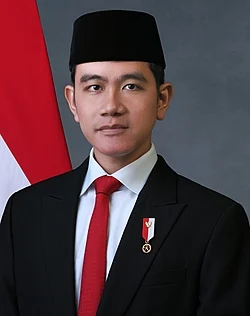
#> input picture XIIA/Week 4.2 Image Drawing (Image Editing)/gibran.webp, 250 x 316 px
$ python tugas.py
#> lines starting #> are read from the running program, lines starting #| are printed output that depends on the picture; after the words box and inside, x2 and y2 are one past the last pixel; in counts of white or black regions, pixels touching at a corner belong together
import cv2 as cv

img_gibran=cv.imread("gibran.webp")
#> img_gibran is the input picture: shape (316, 250, 3); mean B, G, R 61.7, 56, 79.7
img_prabowo=cv.imread("Wowo.jpg")
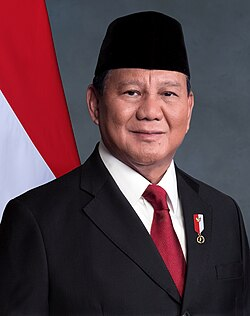
#> input picture XIIA/Week 4.2 Image Drawing (Image Editing)/Wowo.jpg, 250 x 316 px
#> img_prabowo is the input picture: shape (316, 250, 3); mean B, G, R 66.5, 58.7, 83.4

tinggiGibran,lebarGibran,_=img_gibran.shape
#> tinggiGibran = 316; lebarGibran = 250
tinggiWowo,lebarWowo,_=img_prabowo.shape
#> tinggiWowo = 316; lebarWowo = 250

thickness=50

cv.rectangle(img_gibran,(0,0),(lebarGibran,tinggiGibran),(255,255,255),thickness)
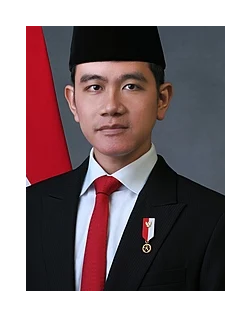
#> img_gibran: shape (316, 250, 3); mean B, G, R 128.8, 125.7, 141
cv.rectangle(img_prabowo,(0,0),(lebarWowo,tinggiWowo),(255,255,255),thickness)
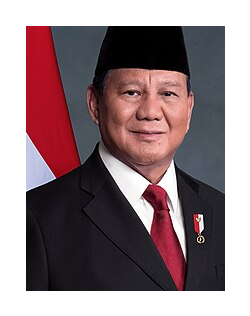
#> img_prabowo: shape (316, 250, 3); mean B, G, R 129, 124.8, 143.5

textGib="Gibran Rakabuming Raka"
textWowo="Prabowo Subianto"

font=cv.FONT_HERSHEY_SIMPLEX

cv.putText(img_gibran,textGib,(20,tinggiGibran-12),font,0.5,(0,0,0),10,cv.LINE_AA)
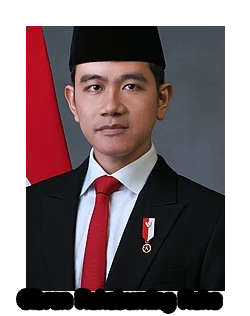
#> img_gibran: shape (316, 250, 3); 5.43% of pixels changed, all inside (x1, y1, x2, y2) = (15, 287, 224, 315)
cv.putText(img_prabowo,textWowo,(20,tinggiWowo-12),font,0.5,(0,0,0),10,cv.LINE_AA)
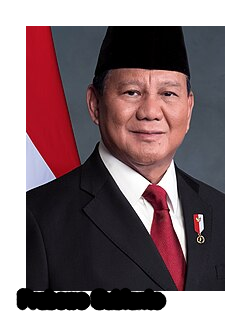
#> img_prabowo: shape (316, 250, 3); 3.87% of pixels changed, all inside (x1, y1, x2, y2) = (16, 287, 167, 311)

cv.imshow("Prabowo",img_prabowo)
cv.imshow("Gibran",img_gibran)

cv.waitKey(0)
cv.destroyAllWindows()
